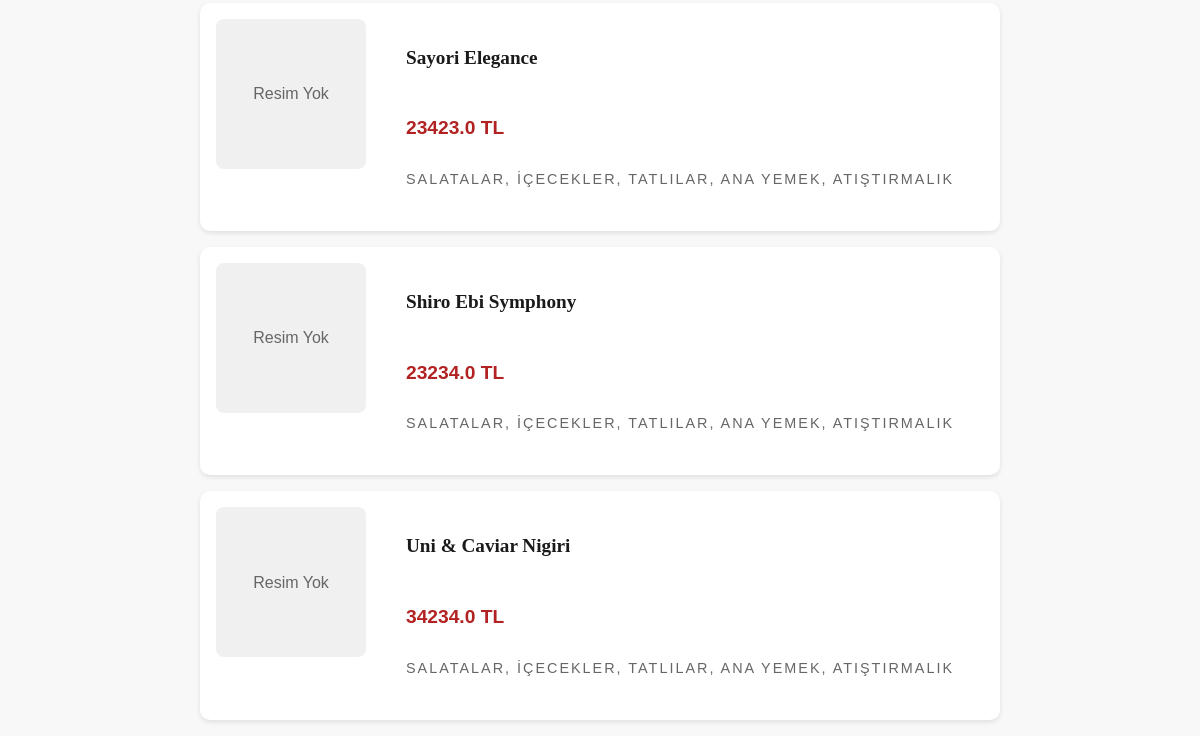
Before: /menu (lower part) with the older database file.
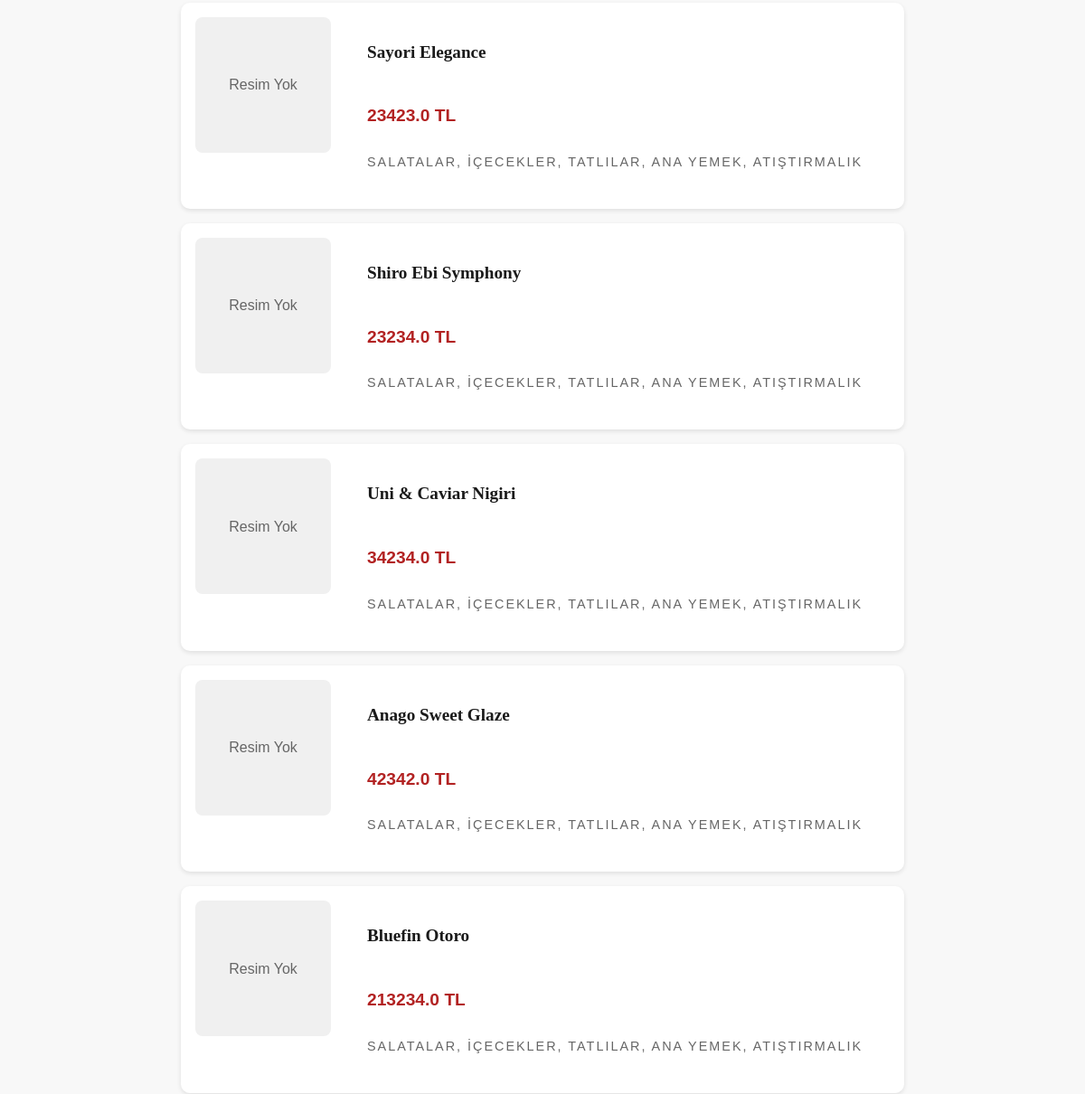
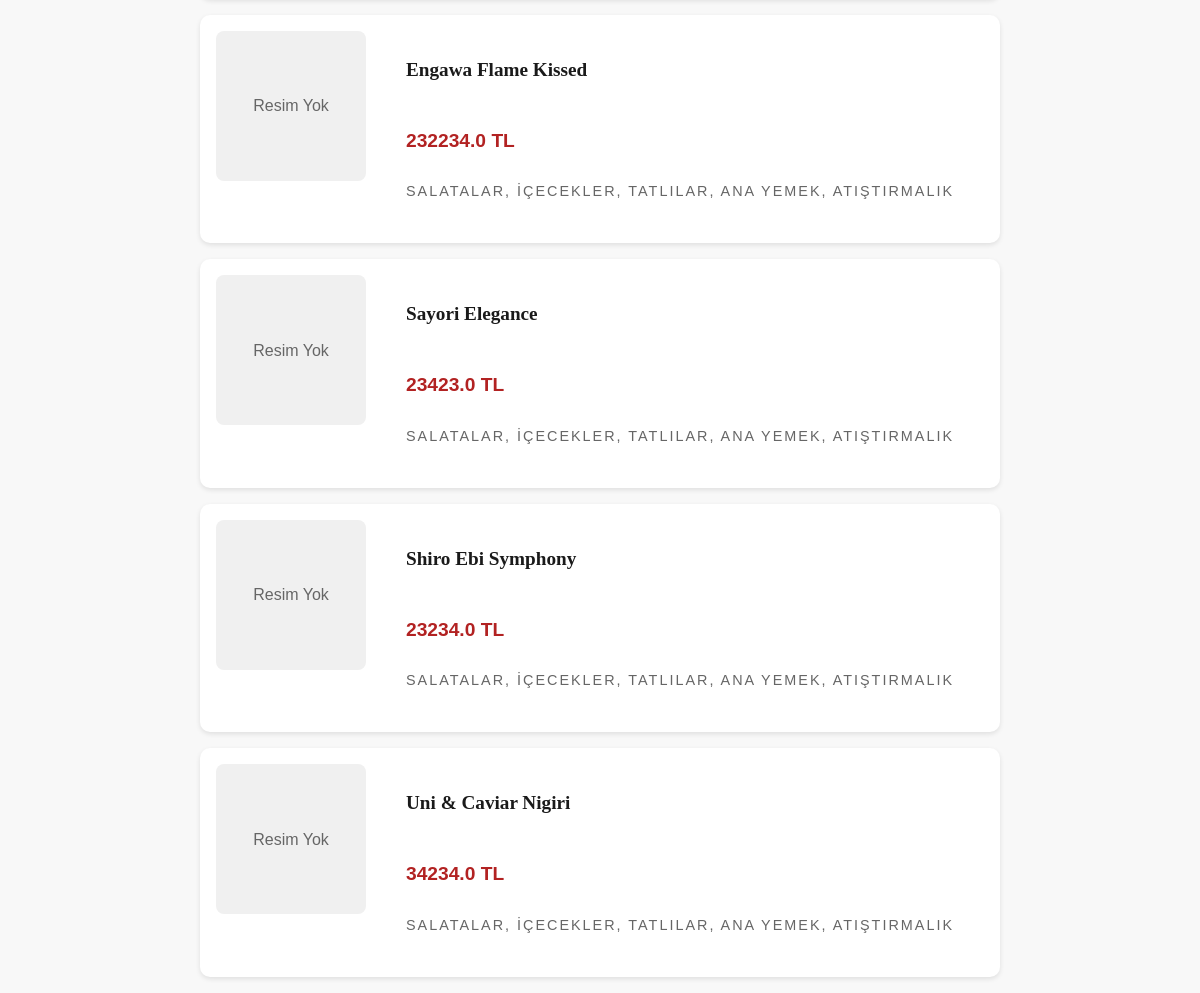
After: the same page with the newer database file (2 pictures, top to bottom).
### tables this page shows
CREATE TABLE menu_items (
    id INTEGER PRIMARY KEY AUTOINCREMENT,
    isim TEXT,
    aciklama TEXT,
    fiyat REAL,
    kategori TEXT,
    resim TEXT
);

### app.py (the view)
@app.route("/menu")
def menu():
    menuler = get_menu_items()
    return render_template("menu.html", menuler=menuler)

### app.py (called while the page is built)
def get_menu_items():
    conn = sqlite3.connect('menu.db')
    cursor = conn.cursor()
    cursor.execute("SELECT id, isim, aciklama, fiyat, kategori, resim FROM menu_items")
    rows = cursor.fetchall()
    conn.close()
    menu_list = []
    for row in rows:
        menu_list.append({
            'id': row[0],
            'isim': row[1],
            'aciklama': row[2],
            'fiyat': row[3],
            'kategori': row[4],
            'resim': row[5]
        })
    return menu_list

### templates/menu.html (shortened to what this page needs)
<!DOCTYPE html>
<html lang="tr">
<head>
  <link rel="stylesheet" href="{{ url_for('static', filename='style.css') }}">
</head>
<body>
  <div class="menu">
    {% for urun in menuler %}
      <div class="dish">
        {% if urun.resim and urun.resim.data %}
          {% for image in urun.resim.data %}
            <img src="{{ url_for('static', filename=image.attributes.name) }}"
                 alt="{{ urun.isim }}"
                 class="dish-image">
          {% endfor %}
        {% else %}
          <div class="no-image">Resim Yok</div>
        {% endif %}
        <div class="dish-content">
          <div class="dish-name">{{ urun.isim }}</div>
          <div class="price">{{ urun.fiyat }} TL</div>
          <div class="category">{{ urun.kategori }}</div>
        </div>
      </div>
    {% endfor %}
  </div>
</body>
</html>

### static/style.css (style rules this page uses)
:root { --primary-color: #1a1a1a; --accent-color: #c41e3a; --text-color: #333; --background-color: #f8f8f8; }
body { font-family: 'Noto Sans JP', sans-serif; background: var(--background-color); color: var(--text-color); margin: 0; padding: 0; line-height: 1.6; }
.dish-content { padding: 1.5rem; flex-grow: 1; display: flex; flex-direction: column; }
.dish-name { font-family: 'Noto Serif JP', serif; font-size: 1.5rem; font-weight: bold; margin-bottom: 0.5rem; color: var(--primary-color); }
.price { color: var(--accent-color); font-weight: 500; font-size: 1.2rem; margin: 1rem 0; }
.category { color: #666; font-size: 0.9rem; text-transform: uppercase; letter-spacing: 2px; margin-top: 0.5rem; }
.no-image { background-color: #f0f0f0; height: 250px; display: flex; align-items: center; justify-content: center; color: #666; }
.menu { max-width: 800px; margin: auto; }
.dish { background: white; border-radius: 10px; padding: 1rem; margin: 1rem 0; box-shadow: 0 2px 5px rgba(0,0,0,0.1); display: flex; gap: 1rem; }
.dish-content { flex: 1; }
.dish-name { font-size: 1.2rem; font-weight: bold; }
.price { color: #b22222; font-weight: bold; }
.category { color: #666; font-size: 0.9rem; margin-top: 0.5rem; }
.no-image { width: 150px; height: 150px; background-color: #f0f0f0; display: flex; align-items: center; justify-content: center; color: #666; border-radius: 8px; }

Changed rows visible on the page:
added menu_items: shows "Resim Yok", isim "Anago Sweet Glaze", fiyat "42342.0", kategori "SALATALAR, IÇECEKLER, TATLILAR, ANA YEMEK, ATIŞTIRMALIK"
added menu_items: resim "Resim Yok", isim "Bluefin Otoro", fiyat "213234.0", kategori "SALATALAR, IÇECEKLER, TATLILAR, ANA YEMEK, ATIŞTIRMALIK"
added menu_items: resim "Resim Yok", isim "Engawa Flame Kissed", fiyat "232234.0", kategori "SALATALAR, IÇECEKLER, TATLILAR, ANA YEMEK, ATIŞTIRMALIK"
added menu_items: resim "Resim Yok", isim "Sayori Elegance", fiyat "23423.0", kategori "SALATALAR, IÇECEKLER, TATLILAR, ANA YEMEK, ATIŞTIRMALIK"
added menu_items: resim "Resim Yok", isim "Shiro Ebi Symphony", fiyat "23234.0", kategori "SALATALAR, IÇECEKLER, TATLILAR, ANA YEMEK, ATIŞTIRMALIK"
added menu_items: resim "Resim Yok", isim "Uni & Caviar Nigiri", fiyat "34234.0", kategori "SALATALAR, IÇECEKLER, TATLILAR, ANA YEMEK, ATIŞTIRMALIK"
